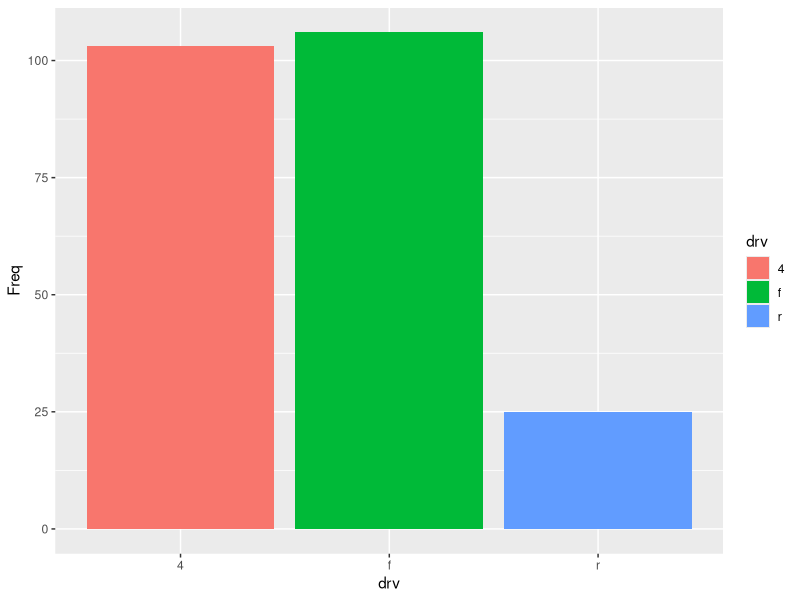
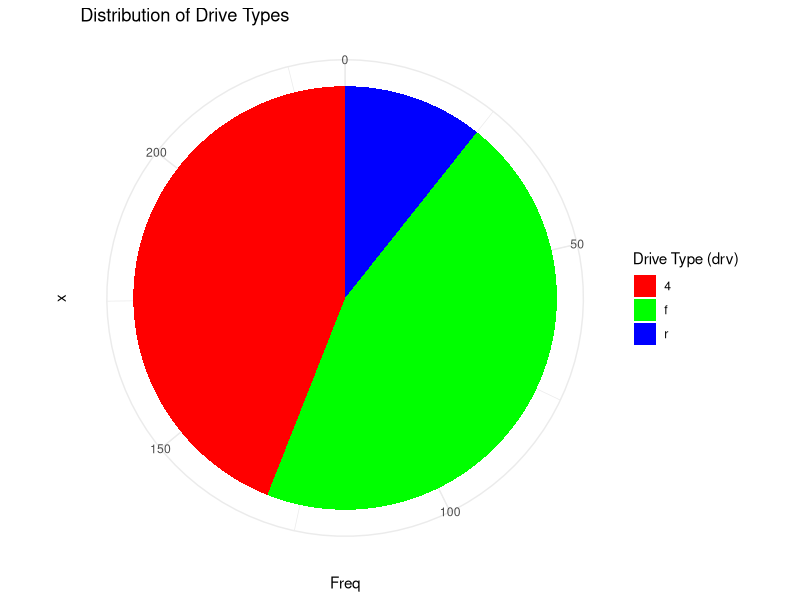
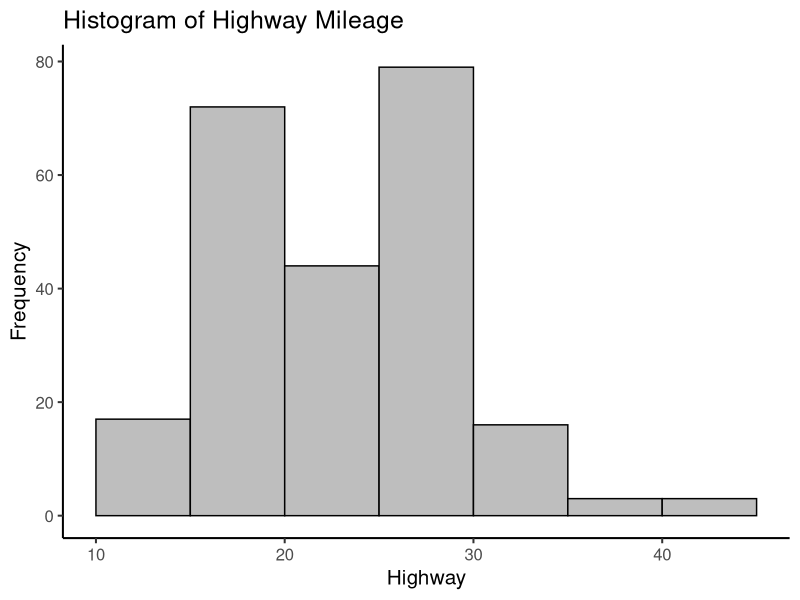
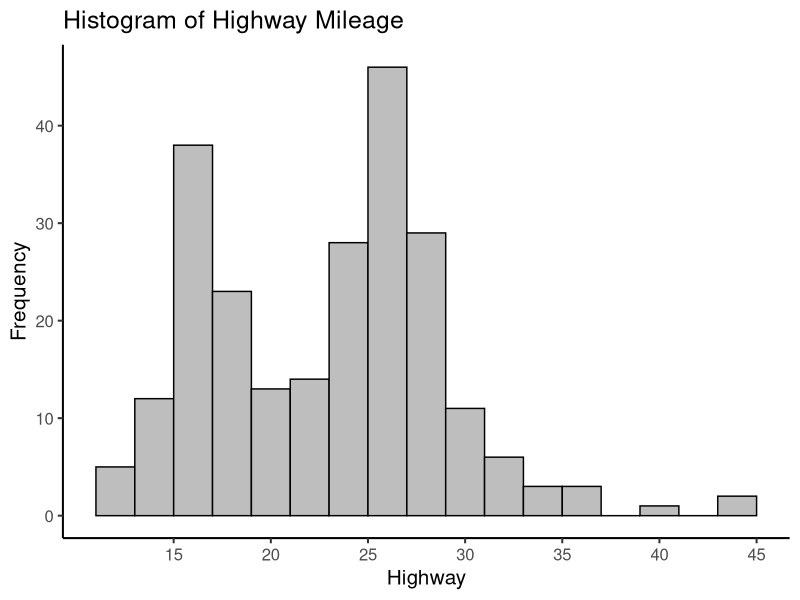
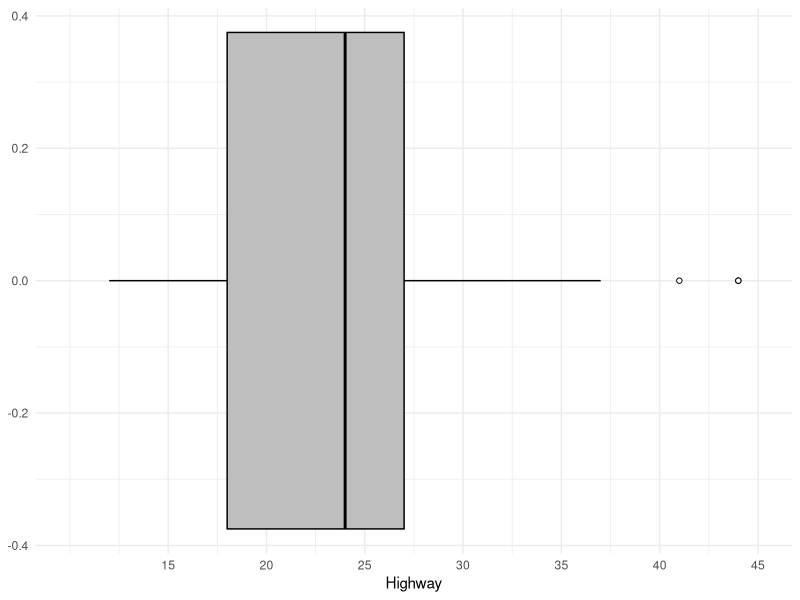
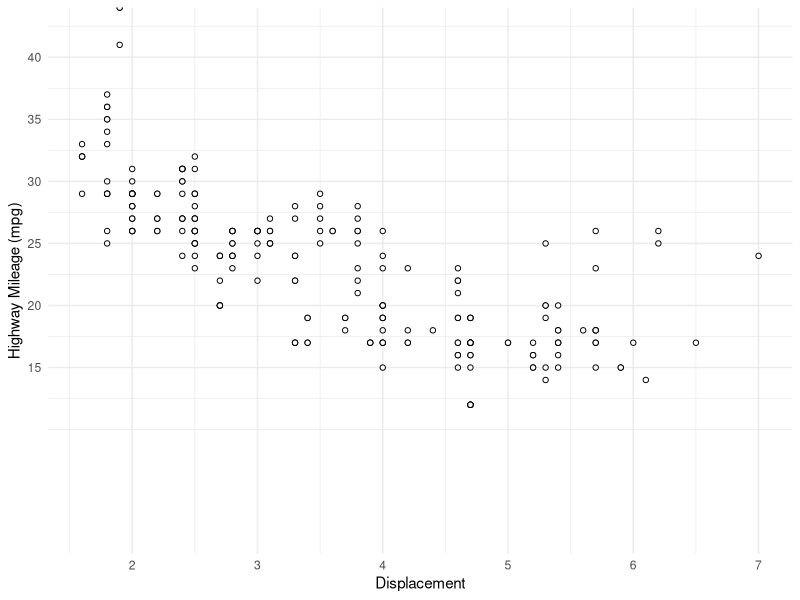
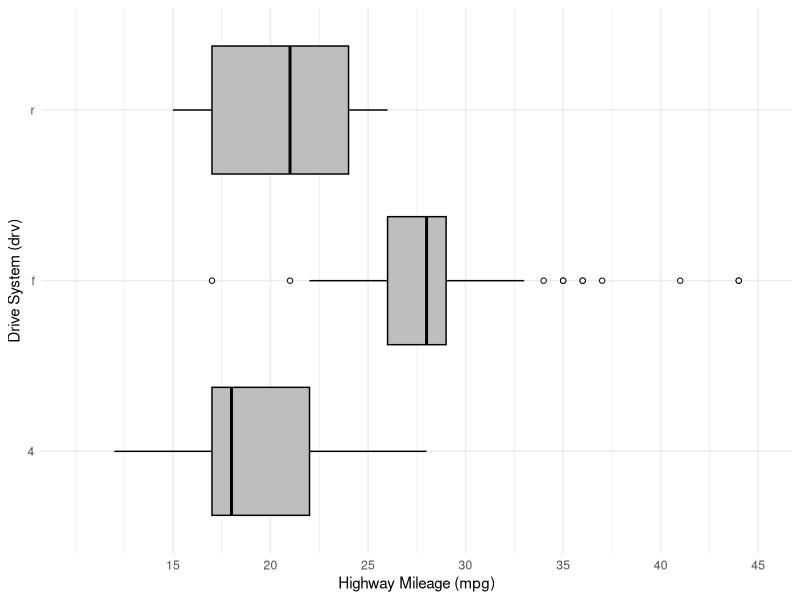
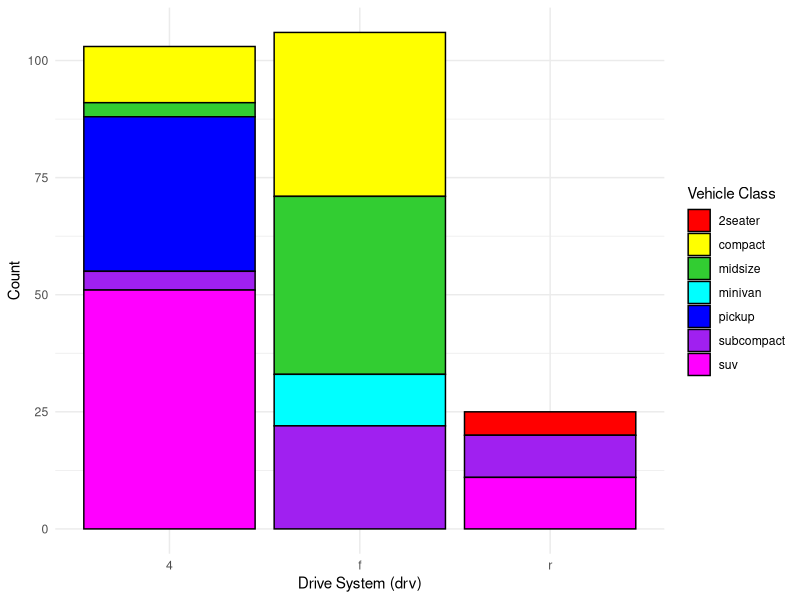

These figures' R source, in order:
## ---- chunk 1
# Load the necessary packages
library(ggplot2)
library(tidyverse)
library(palmerpenguins)
library(gridExtra)
## ---- chunk 2
# Load the mpg dataset as a Data Frame
df <- as.data.frame(mpg)

# Check the Data Frame
head(df)
## ---- chunk 3
# Create a frequency table for the 'drv' variable
freq_table <- as.data.frame(table(mpg$drv))

# Calculate relative frequency and percentage
freq_table$rel_Freq <- round(freq_table$Freq / sum(freq_table$Freq), 2)
freq_table$Percentage <- round(freq_table$rel_Freq * 100, 2)

# Rename the columns for clarity
colnames(freq_table) <- c("drv", "Freq", "rel_Freq", "Percentage")

# Print the frequency table
print(freq_table)
## ---- chunk 4
# Create a bar chart
ggplot(freq_table, aes(x = drv, y = Freq, fill = drv)) +
  geom_bar(stat = "identity")
## ---- chunk 5
# Create a pie chart
ggplot(freq_table, aes(x = "", y = Freq, fill = drv)) +
  geom_bar(stat = "identity", width = 1) +
  coord_polar(theta = "y") +
  scale_fill_manual(values = c("4" = "red", "f" = "green", "r" = "blue")) +
  labs(title = "Distribution of Drive Types", fill = "Drive Type (drv)") +
  theme_minimal()
## ---- chunk 6
# Simple histogram with custom breaks
ggplot(df, aes(x = hwy)) +
  geom_histogram(breaks = c(10, 15, 20, 25, 30, 35, 40, 45), fill = "grey", color = "black") +
  labs(title = "Histogram of Highway Mileage", x = "Highway", y = "Frequency") +
  theme_classic(base_size = 15)
## ---- chunk 7
# Histogram with x-axis labeled from 15 to 45 in steps of 5
ggplot(df, aes(x = hwy)) +
  geom_histogram(binwidth = 2, fill = "grey", color = "black") +
  labs(title = "Histogram of Highway Mileage", x = "Highway", y = "Frequency") +
  scale_x_continuous(breaks = seq(15, 45, by = 5)) +
  theme_classic(base_size = 15)
## ---- chunk 8
# Simple Boxplot
ggplot(df, aes(x = hwy)) +
  geom_boxplot(fill = "grey", color = "black", outlier.shape = 21, outlier.fill = "white", outlier.color = "black") +
  scale_x_continuous(breaks = seq(15, 45, by = 5), limits = c(10, 45), name = "Highway") +
  theme_minimal()
## ---- chunk 9
# Scatter plot with adjusted y-axis limits, no grid, and white points with black borders
ggplot(df, aes(x = displ, y = hwy)) +
  geom_point(color = "black", fill = "white", shape = 21) +
  labs(x = "Displacement", y = "Highway Mileage (mpg)") +
  scale_y_continuous(breaks = seq(15, 45, by = 5), limits = c(0, NA), expand = c(0, 0)) +
  theme_minimal()
## ---- chunk 10
# Horizontal boxplot showing the association between highway mileage (hwy) and drive system (drv)
ggplot(df, aes(y = drv, x = hwy)) +
  geom_boxplot(fill = "grey", color = "black", outlier.shape = 21, outlier.fill = "white", outlier.color = "black") +
  labs(y = "Drive System (drv)", x = "Highway Mileage (mpg)") +
  scale_x_continuous(breaks = seq(15, 45, by = 5), limits = c(10, 45)) +
  theme_minimal()
## ---- chunk 11
# Stacked bar chart showing the distribution of vehicle classes within each drive type
ggplot(df, aes(x = drv, fill = class)) +
  geom_bar(position = "stack", color = "black") +
  labs(x = "Drive System (drv)", y = "Count", fill = "Vehicle Class") +
  scale_fill_manual(values = c("suv" = "magenta", "subcompact" = "purple", "pickup" = "blue",
                               "minivan" = "cyan", "midsize" = "limegreen", "compact" = "yellow", "2seater" = "red")) +
  theme_minimal()
## ---- chunk 12
# Clustered bar chart showing association between drv and class
df_complete <- as.data.frame(table(mpg$drv, mpg$class))
colnames(df_complete) <- c("drv", "class", "n")

ggplot(df_complete, aes(x = drv, y = n, fill = class)) +
  geom_bar(stat = "identity", position = "dodge", color = "black") +
  labs(title = "Association between categorical variables", x = "Drive System (drv)", y = "Count", fill = "Vehicle Class") +
  scale_fill_manual(values = c("2seater" = "red", "compact" = "yellow", "midsize" = "limegreen",
                               "minivan" = "cyan", "pickup" = "blue", "subcompact" = "purple", "suv" = "magenta")) +
  theme_minimal() +
  theme(plot.title = element_text(color = "blue", size = 16, hjust = 0.5))
## ---- chunk 13
# Stacked bar chart with proportions
df_proportions <- df_complete
df_proportions$proportion <- df_proportions$n / ave(df_proportions$n, df_proportions$drv, FUN = sum)

ggplot(df_proportions, aes(x = drv, y = proportion, fill = class)) +
  geom_bar(stat = "identity", position = "fill", color = "black") +
  labs(x = "Drive System (drv)", y = "Proportion", fill = "Vehicle Class") +
  scale_y_continuous(labels = scales::percent) +
  scale_fill_manual(values = c("2seater" = "red", "compact" = "yellow", "midsize" = "limegreen",
                               "minivan" = "cyan", "pickup" = "blue", "subcompact" = "purple", "suv" = "magenta")) +
  theme_minimal()
## ---- chunk 14
# Scatter plot to show the association between engine displacement and highway mileage
ggplot(data = mpg, aes(x = displ, y = hwy)) +
  geom_point(aes(shape = fl, color = class)) +
  geom_smooth(method = "lm", se = F) +
  labs(title = "Association between Engine Displacement and Highway Mileage",
       x = "Engine Displacement (liters)",
       y = "Highway Mileage (mpg)",
       color = "Car Class",
       shape = "Fuel Type")
## ---- chunk 15
# Original geom_poin
ggplot(data = mpg, aes(x = cty, y = hwy)) + geom_point()
ggplot(data = mpg, aes(x = cty, y = hwy)) + geom_count()

# Create geom_point plot
point_plot <- ggplot(data = mpg, aes(x = cty, y = hwy)) + 
              geom_point() + 
              labs(title = "Scatterplot using geom_point", x = "City MPG", y = "Highway MPG")

# Create geom_count plot
count_plot <- ggplot(data = mpg, aes(x = cty, y = hwy)) + 
              geom_count() + 
              labs(title = "Count Plot using geom_count", x = "City MPG", y = "Highway MPG")

# Display the plots side by side
grid.arrange(point_plot, count_plot, ncol = 2)
## ---- chunk 16
# Load the penguins dataset
data(penguins)

# Original (copy of the homework)
ggplot(data = penguins, aes(fill = island, x = species)) +
geom_bar(aes(y = after_stat(prop)))


# Problems with the original plot 
# In the original plot, you can only see which penguin species are present on each island. For example, on Torgersen Island, there are only Adelie penguins, # whereas Biscoe Island has both Gentoo and Adelie penguins. However, it does not give a sense of where there are larger populations or the total number of birds on each island. That’s why we added the total counts to each bar in our updated plot. Additionally, the proportions are now displayed accurately, which enhances the clarity of the visualization. For instance, you can immediately see that while Adelie penguins are the most common species, Biscoe Island has the largest overall penguin population.


# Improved version with absolute counts displayed over proportionally filled bars
p <- ggplot(data = penguins, aes(x = species, fill = island)) + 
  geom_bar(position = "stack") +
  geom_text(stat = "count",
            aes(label = after_stat(count)),
            position = position_stack(vjust = 0.5),
            color = "white",
            vjust = 1.5) +
  labs(title = "Count of Penguin Species by Island with Proportion",
       x = "Penguin Species",
       y = "Count") +
  scale_fill_manual(values = c("Biscoe" = "steelblue", "Dream" = "coral", "Torgersen" = "lightgreen")) +
  theme_minimal()

# Display the plot
p
## ---- chunk 17
# Load the diamonds dataset
data(diamonds)

# Basic bar chart
bar_plot <- ggplot(diamonds, aes(x = cut, fill = clarity)) + 
            geom_bar(position = "dodge") +
            labs(title = "Bar Chart of Cut and Clarity", x = "Cut", y = "Count") +
            theme_minimal()
## ---- chunk 18
# Stacked bar chart
stacked_bar_plot <- ggplot(diamonds, aes(x = cut, fill = clarity)) + 
                    geom_bar(position = "stack") +
                    labs(title = "Stacked Bar Chart of Cut and Clarity", x = "Cut", y = "Count") +
                    theme_minimal()
## ---- chunk 19
# Pie chart
pie_chart <- ggplot(diamonds, aes(x = "", fill = clarity)) + 
             geom_bar(width = 1, position = "fill") + 
             coord_polar("y") + 
             facet_wrap(~cut) + 
             labs(title = "Pie Chart of Cut and Clarity") +
             theme_minimal() +
             theme(axis.title.x = element_blank(), axis.title.y = element_blank())

# Display the charts side by side
grid.arrange(bar_plot, stacked_bar_plot, pie_chart, ncol = 3)
